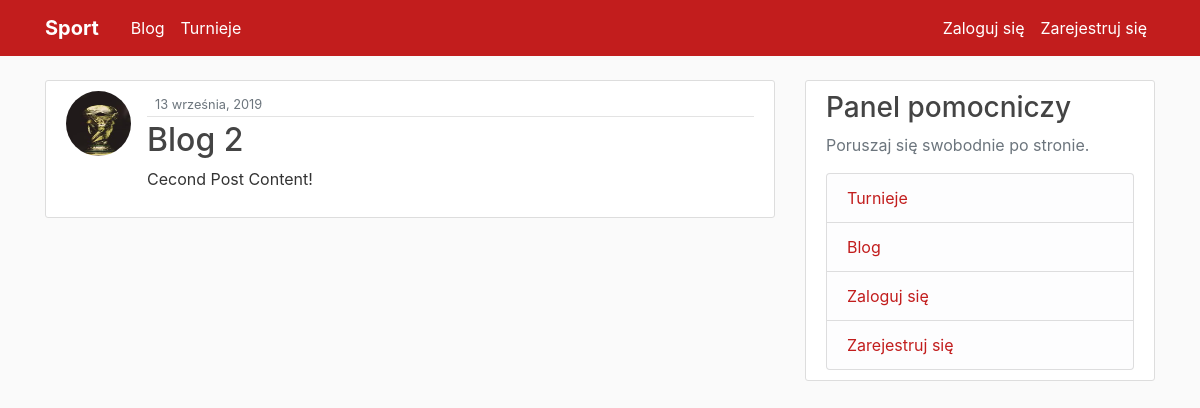
The app's page /post/2/ with its own data.
### blog/models.py (models this page shows, shortened)
class Post(models.Model):
    title = models.CharField(max_length=100, verbose_name='Tytuł')
    content = models.TextField(verbose_name='Zawartość')
    date_posted = models.DateTimeField(default=timezone.now)
    author = models.ForeignKey(User, on_delete=models.CASCADE)

### users/models.py (models this page shows, shortened)
class Profile(models.Model):
    user = models.OneToOneField(User, on_delete=models.CASCADE)
    image = models.ImageField(default='default.jpg', upload_to="profile_pics")

### blog/views.py (the view)
# urls.py: path('post/<int:pk>/', PostDetailView.as_view(), name='post-detail'),
class PostDetailView(DetailView):
    model = Post

### blog/templates/blog/post_detail.html (shortened to what this page needs)
{% extends "blog/base.html" %}
{% block content %}
<article class="media content-section">
    <img class="rounded-circle article-img" src="{{ object.author.profile.image.url }}">
    <div class="media-body">
        <div class="article-metadata">
            <small class="text-muted">{{ object.date_posted|date:"d E, Y" }}</small>
        </div>
        <h2 class="article-title">{{ object.title }}</h2>
        <p class="article-content">{{ object.content }}</p>
    </div>
</article>
{% endblock content %}

### blog/static/blog/main.css (style rules this page uses)
body { background: #fafafa; color: #333333; margin-top: 5rem; }
h1, h2, h3, h4, h5, h6 { color: #444444; }
.content-section { background: #ffffff; padding: 10px 20px; border: 1px solid #dddddd; border-radius: 3px; margin-bottom: 20px; }
.article-title { color: #444444; }
.article-content { white-space: pre-line; }
.article-img { height: 65px; width: 65px; margin-right: 16px; }
.article-metadata { padding-bottom: 1px; margin-bottom: 4px; border-bottom: 1px solid #e3e3e3 }

### records on screen
Post: author.profile.image (placeholder picture), date_posted "13 września, 2019", title "Blog 2", content "Cecond Post Content!"
